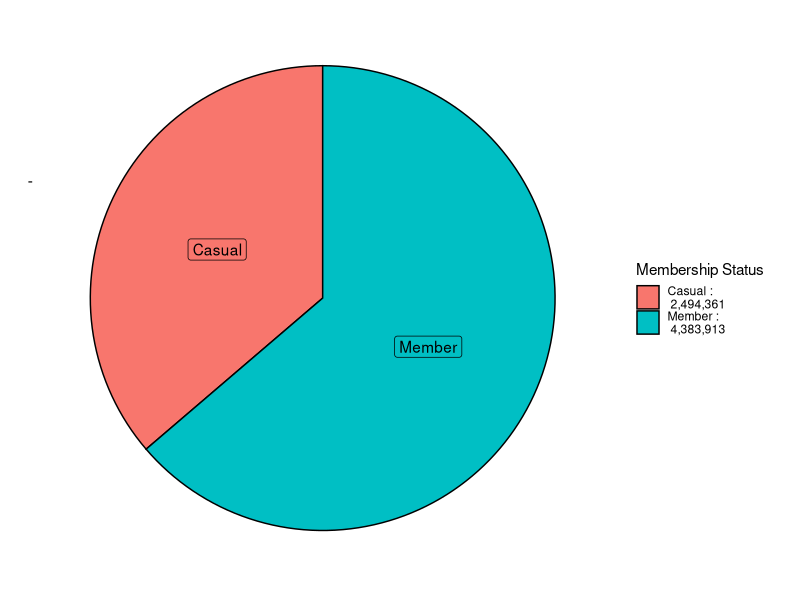
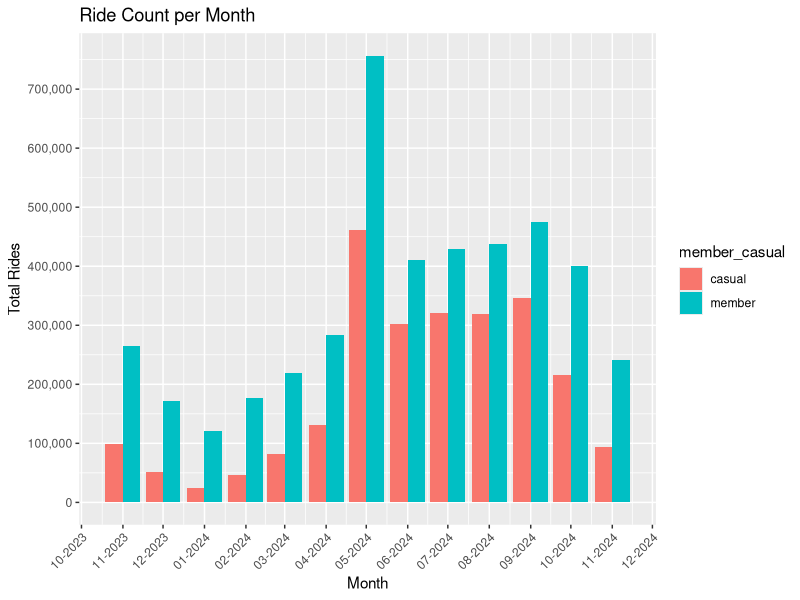
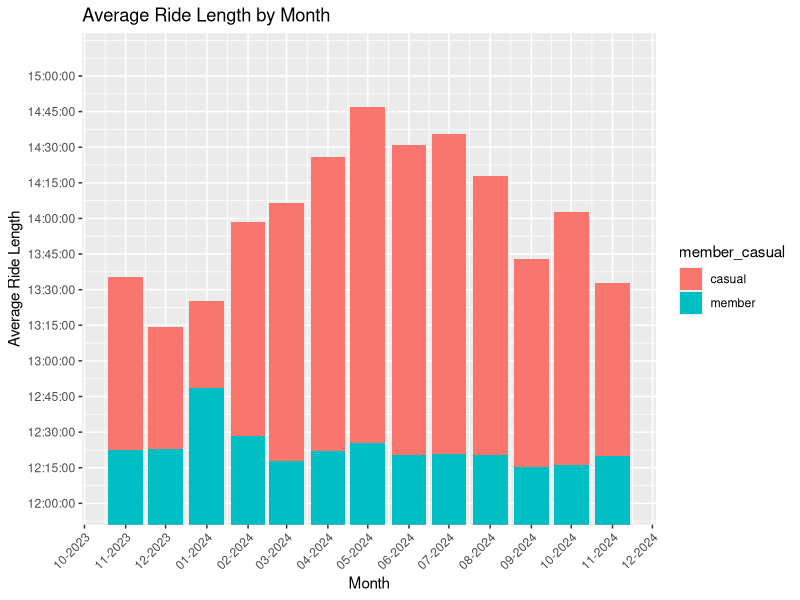
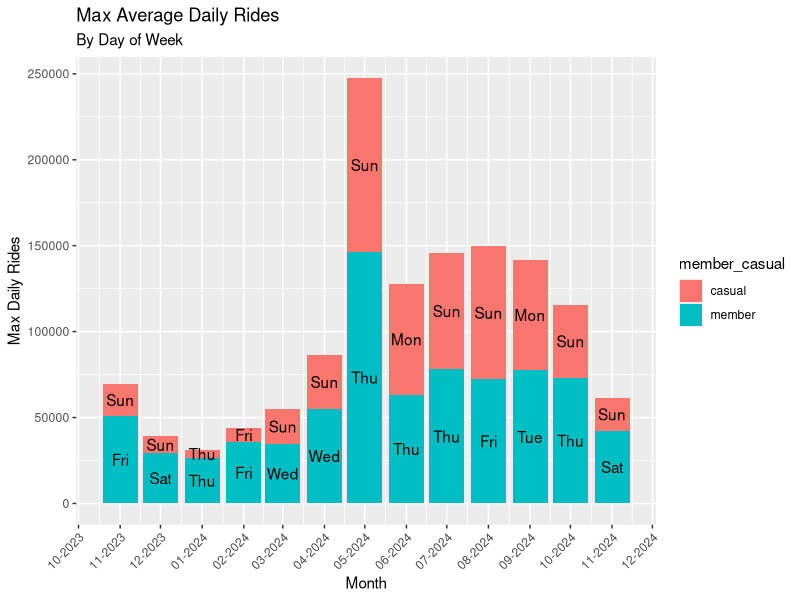

These charts were generated, in order, by the following R code:
## ---- chunk 1
library(tidyverse)
library(lubridate) #Handling dates/times from char to date/time
library(readxl) #Reading in Excel files
library(scales) #Eases manipulation of axis and their scales
mvc <- read_excel("member_v_casual.xlsx")
## ---- chunk 2
## Membership Totals
# Separate yearly counts by membership status
memberships <- aggregate(mvc$total_rides, list(membership=mvc$member_casual), FUN=sum)
## ---- chunk 3
#Create pie chart
ggplot(memberships, aes(x="", y=x, fill = membership)) +
  geom_col(color = "black") +
  coord_polar(theta = "y") +
  geom_label(aes(label = str_to_title(membership)),
             position = position_stack(vjust=0.5),
             show.legend=FALSE) +
  scale_fill_discrete(labels = paste(str_to_title(memberships$membership), ":\n", label_comma()(memberships$x))) + 
  guides(fill=guide_legend(title = "Membership Status")) +
  theme(axis.title = element_blank(),
        axis.text = element_blank(),
        panel.grid = element_blank(),
        plot.background = element_blank(),
        panel.background = element_blank())
## ---- chunk 4
## Graph of Total_rides by Month
monthyear <- my(mvc$moyr) # Set moyr to date datatype for x scale
total_rides <- ggplot(data = mvc, aes(x = monthyear, y = total_rides, fill = member_casual))
total_rides + geom_col(position = "dodge") + 
  labs(x="Month", y="Total Rides", title="Ride Count per Month") +
  scale_y_continuous(
    breaks = seq(0, max(mvc$total_rides, na.rm = TRUE), by = 100000), 
    labels = scales::comma) +
  scale_x_date(
    date_breaks = "1 month",
    date_labels = "%m-%Y") +
  theme(axis.text.x = element_text(angle=45, vjust=1, hjust=1))
## ---- chunk 5
# Convert avg_ride_length from HH:MM:SS format to a duration object
mvc$avg_ride_length_duration <- as.numeric(hms(mvc$avg_ride_length))
## ---- chunk 6
# Custom function to format labels as HH:MM:SS
format_duration <- function(x) {
  sprintf("%02d:%02d:%02d", x %/% 3600, (x %% 3600) %/% 60, x %% 60)
}
## ---- chunk 7
## Graph of avg_ride_length
ggplot(data = mvc, aes(x = monthyear, y = avg_ride_length_duration, fill = member_casual)) +
  geom_col(position = "identity") +
  labs(x = "Month", y = "Average Ride Length", title = "Average Ride Length by Month") +
  theme(axis.text.x = element_text(angle = 45, vjust = 1, hjust = 1)) +
  scale_y_continuous(
    breaks = seq(43200, 54000, by = 15 * 60),  # Breaks at 15-minute intervals between 12:00:00 and 15:00:00
    labels = function(x) { 
      format_duration(x)  # Format y-axis labels as HH:MM:SS
    },
    expand = expansion(mult = c(0.05, 0.1))) +  # Add some padding for the top of the axis
  scale_x_date(
    date_breaks = "1 month",
    date_labels = "%m-%Y") +
  coord_cartesian(ylim = c(43200, 54000))  # Force the y-axis range to fit from 12:00:00 to 15:00:00
## ---- chunk 8
# convert Day_of_week to day abbreviations for labels
mvc$Day_abbr <- factor(mvc$Day_of_week, levels = 1:7, labels = c("Mon", "Tue", "Wed", "Thu", "Fri", "Sat", "Sun"))
## ---- chunk 9
## Graph maxavg_daily_rides by monthyear w/ day_of_week label on column
madr <- ggplot(data=mvc, aes(x = monthyear, y = MaxAvg_Daily_Rides, fill = member_casual))
madr + geom_col() + 
  labs(x="Month", y="Max Daily Rides", 
       title="Max Average Daily Rides", 
       subtitle = "By Day of Week") +
  scale_x_date(
    date_breaks = "1 month",
    date_labels = "%m-%Y") +
  geom_text(aes(label = Day_abbr), position=position_stack(vjust=0.5)) +
  theme(axis.text.x = element_text(angle=45, vjust=1, hjust=1))
